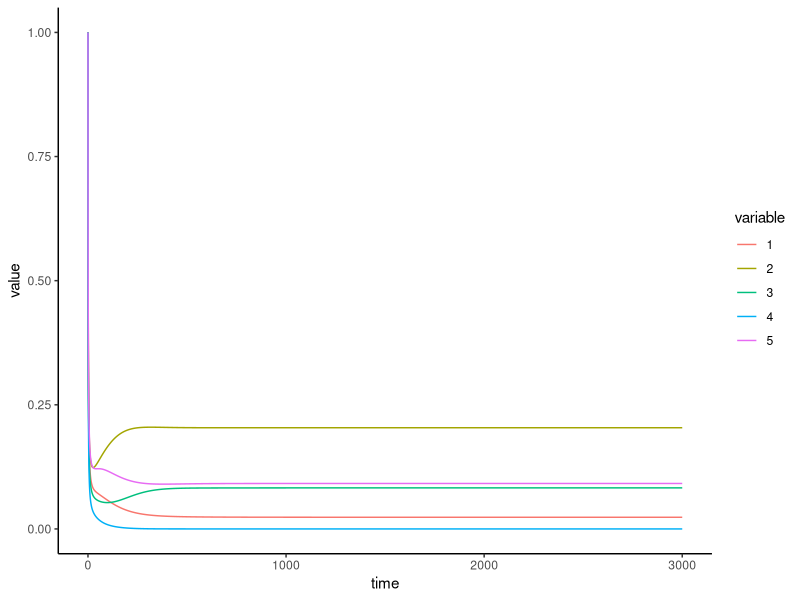
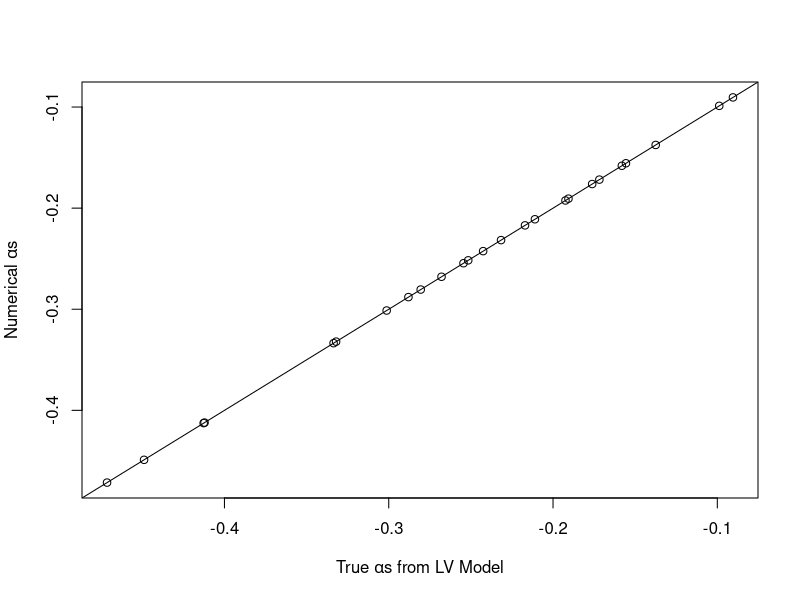

Here is the R script that generated these plots, in order:
library(tidyverse)
library(deSolve)
library(reshape2)

lv = function(t, y, params) {
  dN = y * (params$r + params$alpha %*% y)
  return(list(c(dN)))
}

set.seed(1)
tmax = 3000
step = .1
n = 5
r = rep(.1, n)
alpha = matrix(-.25, n, n)
diag(alpha) = diag(alpha) - .1
alpha = alpha + matrix(rnorm(n^2,0,.1),nrow = n)
init_abuns = rep(1, n)

params = list(alpha = alpha, r = r, tmax = tmax, step = step)

sim = ode(y = init_abuns, times = seq(0,params$tmax, by = params$step), func = lv, parms = params)

sim.df = as.data.frame(sim)
abuns.df = melt(sim.df, id.vars='time')
p <- ggplot(abuns.df, aes(time, value, color = variable)) + geom_line() + theme_classic()
print(p)

current_state = tail(sim, n = 1)
current_abuns = as.numeric(current_state[1:n+1])
dt = .001
dNj = .001
fwd_state = ode(y = current_abuns, times = seq(0,dt, by = dt/10), func = lv, parms = params)
next_abuns = tail(fwd_state, n = 1)
next_abuns = as.numeric(next_abuns[1:n+1])

num_alpha = matrix(0, n, n)
for (j in 1:n) {
  pert_abuns = current_abuns
  pert_abuns[j] = pert_abuns[j] + dNj
  fwd_pert_state = ode(y = pert_abuns, times = seq(0,dt, by = dt/10), func = lv, parms = params)
  next_pert_abuns = tail(fwd_pert_state, n = 1)
  next_pert_abuns = as.numeric(next_pert_abuns[1:n+1])
  num_alpha[,j] = (next_pert_abuns - pert_abuns) / (dt * dNj * pert_abuns) - (next_abuns - current_abuns) / (dt * dNj * current_abuns)
}

plot(alpha, num_alpha, xlab = expression(paste("True ", alpha, "s from LV Model")), ylab = expression(paste("Numerical ", alpha, "s")))
abline(a = 0, b = 1)
